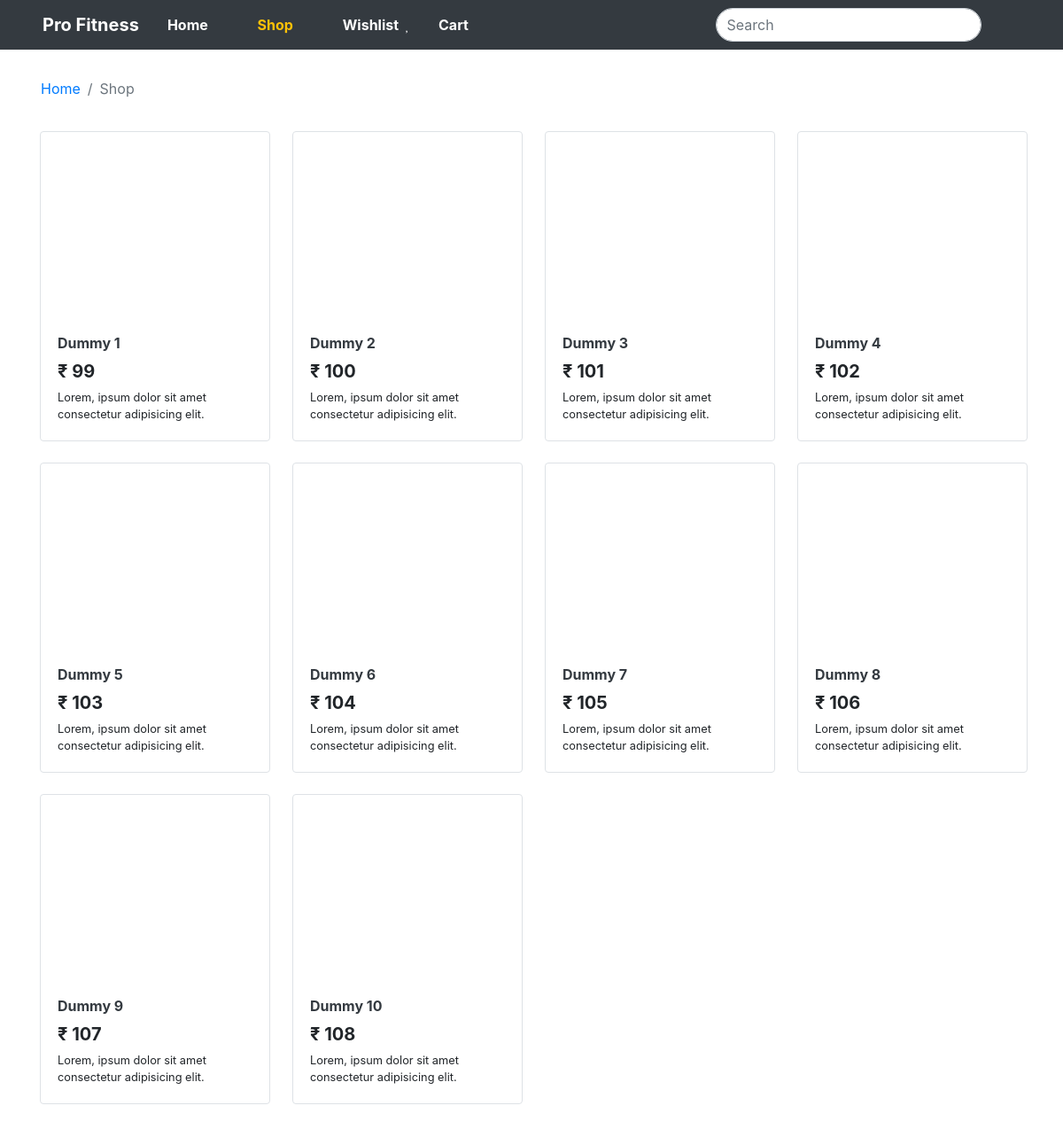
Page /shop on the committed database.
### fitness/models.py (models this page shows, shortened)
class Product(models.Model):
    id = models.IntegerField(primary_key=True)
    title = models.CharField(max_length=250)
    desc = models.TextField()
    usage = models.TextField()
    price = models.IntegerField()
    categories = models.TextField()
    rating = models.IntegerField()
    images1 = models.ImageField(upload_to='')

### fitness/views.py (the view)
# urls.py: path('shop', views.shop, name="Shop Page"),
def shop(request):
    prod = Product.objects.all()
    return render(request, 'shop.html', context={'prod': prod})

### templates/shop.html (shortened to what this page needs)
{% extends 'incFiles/basic.html' %} {% load static %} {% block title %}Shop{% endblock title %} {% block body %}
<nav aria-label="breadcrumb">
  <ol class="breadcrumb container">
    <li class="breadcrumb-item"><a href="/">Home</a></li>
    <li class="breadcrumb-item active" aria-current="page">Shop</li>
  </ol>
</nav>
<div class="container shop-page">
  <div class="row my-4">
    {% for i in prod %}
    <div class="col-md-3 mb-4">
      <div class="border rounded product p-1">
        <div class="img">
        </div>
        <div class="container">
          <a
            href="/single_product/{{i.id}}"
            class="text-dark text-decoration-none"
            ><p class="font-weight-bold m-0 mb-2">{{i.title}}</p>
          </a>
          <div
            class="container d-flex justify-content-between p-0 align-items-center"
          >
            <p class="h5 font-weight-bold">₹ {{i.price}}</p>
          </div>
          <p style="font-size: 0.8rem">{{i.desc}}</p>
        </div>
      </div>
    </div>
    {% endfor %}
  </div>
</div>
{% endblock %}

### static/css/style.css (style rules this page uses)
* { margin: 0; padding: 0; box-sizing: border-box; }

### static/css/shop.css (style rules this page uses)
.shop-page .product { width: 260px; height: 350px; display: flex; justify-content: space-between; flex-direction: column; }
.shop-page .product .img { padding: 20px; display: flex; justify-content: center; align-items: center; }
.shop-page .img { overflow: hidden; }

### static/css/single_product.css (style rules this page uses)
.breadcrumb { margin-top: 20px; background-color: transparent; }

### rows in the picture
Product: title "Dummy 1", price "99", desc "Lorem, ipsum dolor sit amet consectetur adipisicing elit."
Product: title "Dummy 2", price "100", desc "Lorem, ipsum dolor sit amet consectetur adipisicing elit."
Product: title "Dummy 3", price "101", desc "Lorem, ipsum dolor sit amet consectetur adipisicing elit."
Product: title "Dummy 4", price "102", desc "Lorem, ipsum dolor sit amet consectetur adipisicing elit."
Product: title "Dummy 5", price "103", desc "Lorem, ipsum dolor sit amet consectetur adipisicing elit."
Product: title "Dummy 6", price "104", desc "Lorem, ipsum dolor sit amet consectetur adipisicing elit."
Product: title "Dummy 7", price "105", desc "Lorem, ipsum dolor sit amet consectetur adipisicing elit."
Product: title "Dummy 8", price "106", desc "Lorem, ipsum dolor sit amet consectetur adipisicing elit."
Product: title "Dummy 9", price "107", desc "Lorem, ipsum dolor sit amet consectetur adipisicing elit."
Product: title "Dummy 10", price "108", desc "Lorem, ipsum dolor sit amet consectetur adipisicing elit."
